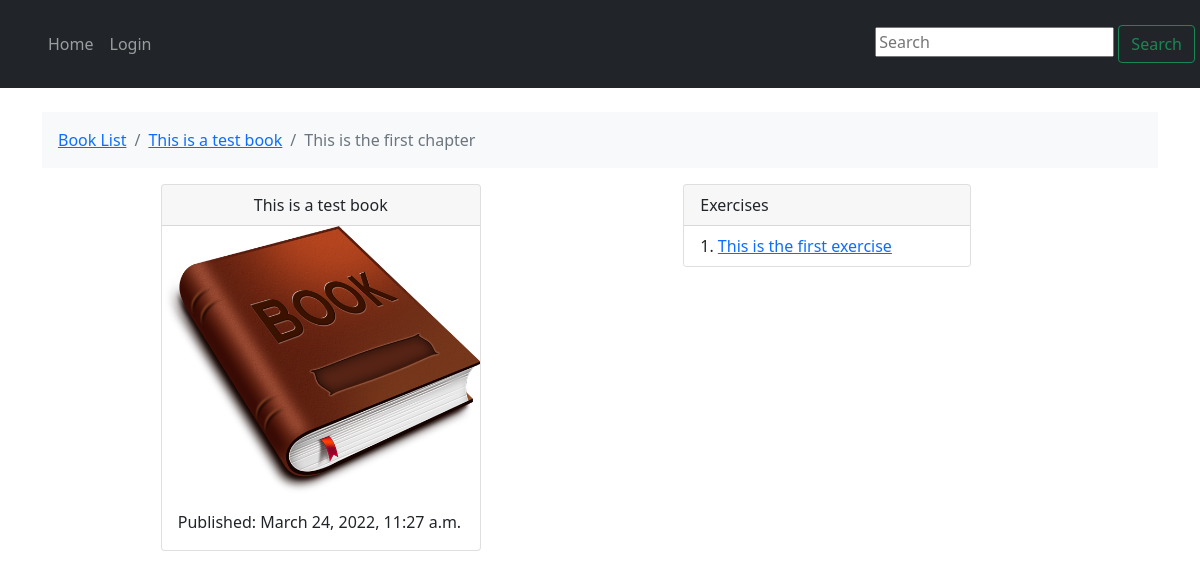
/test-book/1/, run on the app's committed database.
### books/models.py (models this page shows, shortened)
class Chapter(models.Model):
    book = models.ForeignKey(Book, on_delete=models.CASCADE)
    chapter_number = models.IntegerField()
    title = models.CharField(max_length=100)

class Book(models.Model):
    authors = models.ManyToManyField(Author)
    title = models.CharField(max_length=100)
    publication_date = models.DateTimeField()
    isbn = models.CharField(max_length=16)
    slug = models.SlugField()
    cover = models.ImageField()
    price = models.FloatField()
    def get_absolute_url(self):
        return reverse("books:book-detail", kwargs={"slug": self.slug})

class Exercise(models.Model):
    chapter = models.ForeignKey(Chapter, on_delete=models.CASCADE)
    exercise_number = models.IntegerField()
    page_number = models.IntegerField()
    title = models.CharField(max_length=100)
    def get_absolute_url(self):
        return reverse("books:exercise-detail", kwargs={
            "book_slug": self.chapter.book.slug,
            'chapter_number': self.chapter.chapter_number,
            'exercise_number': self.exercise_number
        })

### books/views.py (the view)
# urls.py: path('<book_slug>/<int:chapter_number>/', chapter_detail, name='chapter-detail'),
def chapter_detail(request, book_slug, chapter_number):
    chapter_qs = Chapter.objects.filter(book__slug=book_slug).filter(chapter_number=chapter_number)
    if chapter_qs.exists():
        context = {
            'chapter': chapter_qs[0]
        }
        return render(request, 'chapter_detail.html', context)
    return Http404

### templates/chapter_detail.html
{% extends 'base.html' %}
{% block breadcrumb %}
    <li class="breadcrumb-item" aria-current="page"><a href="{% url 'books:book-list' %}">Book List</a></li>
    <li class="breadcrumb-item" aria-current="page"><a href="{{ chapter.book.get_absolute_url }}">{{ chapter.book.title }}</a></li>
    <li class="breadcrumb-item active" aria-current="page">{{ chapter.title }}</li>
{% endblock breadcrumb %}
{% block content %}
    <div class='row'>
        <main class='col-md-3 mx-auto'>
            <div class="card" style="width: 20rem;">
                <div class="card-header text-center">{{ chapter.book.title }}</div>
                <img src="{{ chapter.book.cover.url }}" class="card-img-top" alt="...">
                <div class="card-body">
                <p class="card-text">Published: {{ chapter.book.publication_date }}</p>
                </div>
            </div>
        </main>
        <aside class='col-md-4 mx-auto'>
            <div class="card" style="width: 18rem;">
                <div class="card-header">
                Exercises
                </div>
                <ul class="list-group list-group-flush">
                    {% for exercise in chapter.exercise_set.all %}
                        <li class="list-group-item">{{ exercise.exercise_number }}. <a href="{{ exercise.get_absolute_url }}">{{ exercise.title }}</a></li>
                    {% endfor %}
                </ul>
            </div>
        </aside>
    </div>
{% endblock content %}

### data on the page
Chapter: book "This is a test book", title "This is the first chapter", book.cover (picture), book.publication_date "March 24, 2022, 11:27 a.m."
Exercise: exercise_number "1", title "This is the first exercise"
